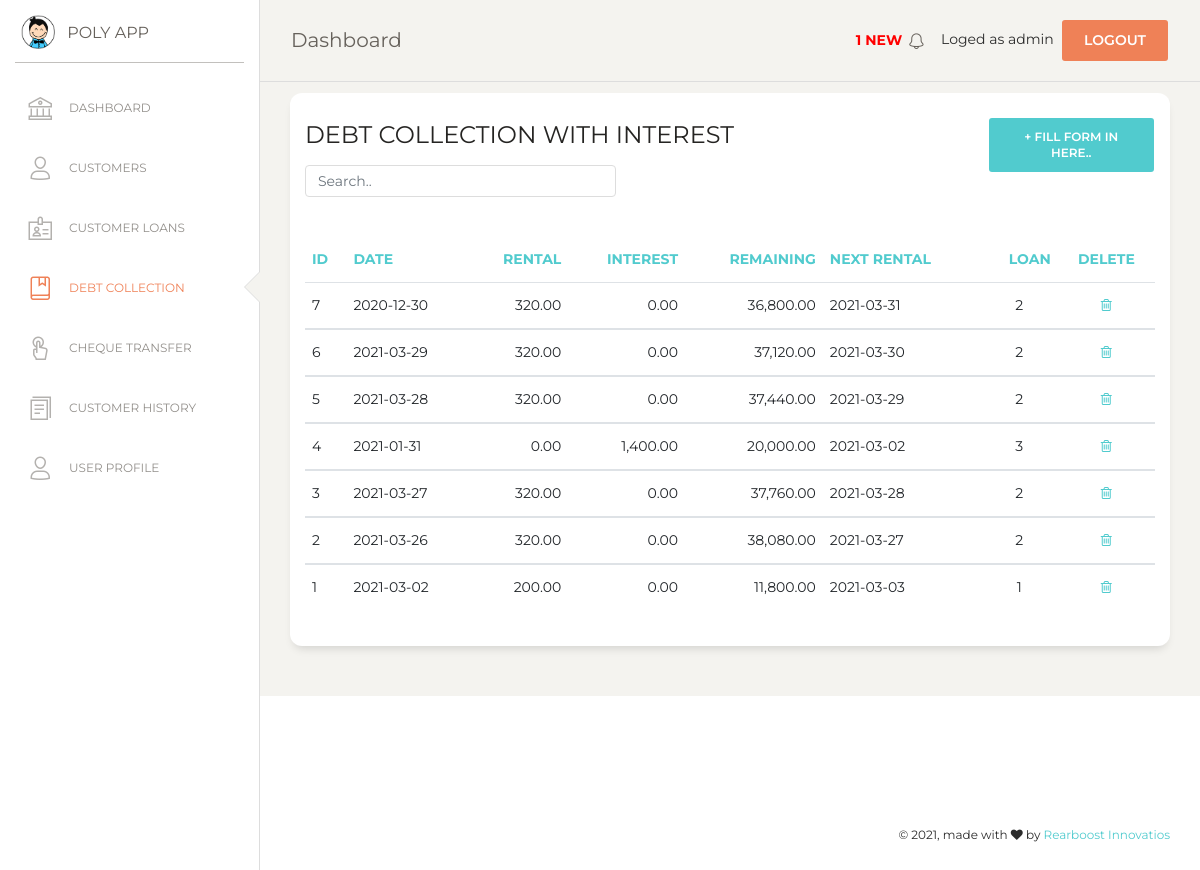
The page /debt_collection.php (signed in) on the database as committed earlier.
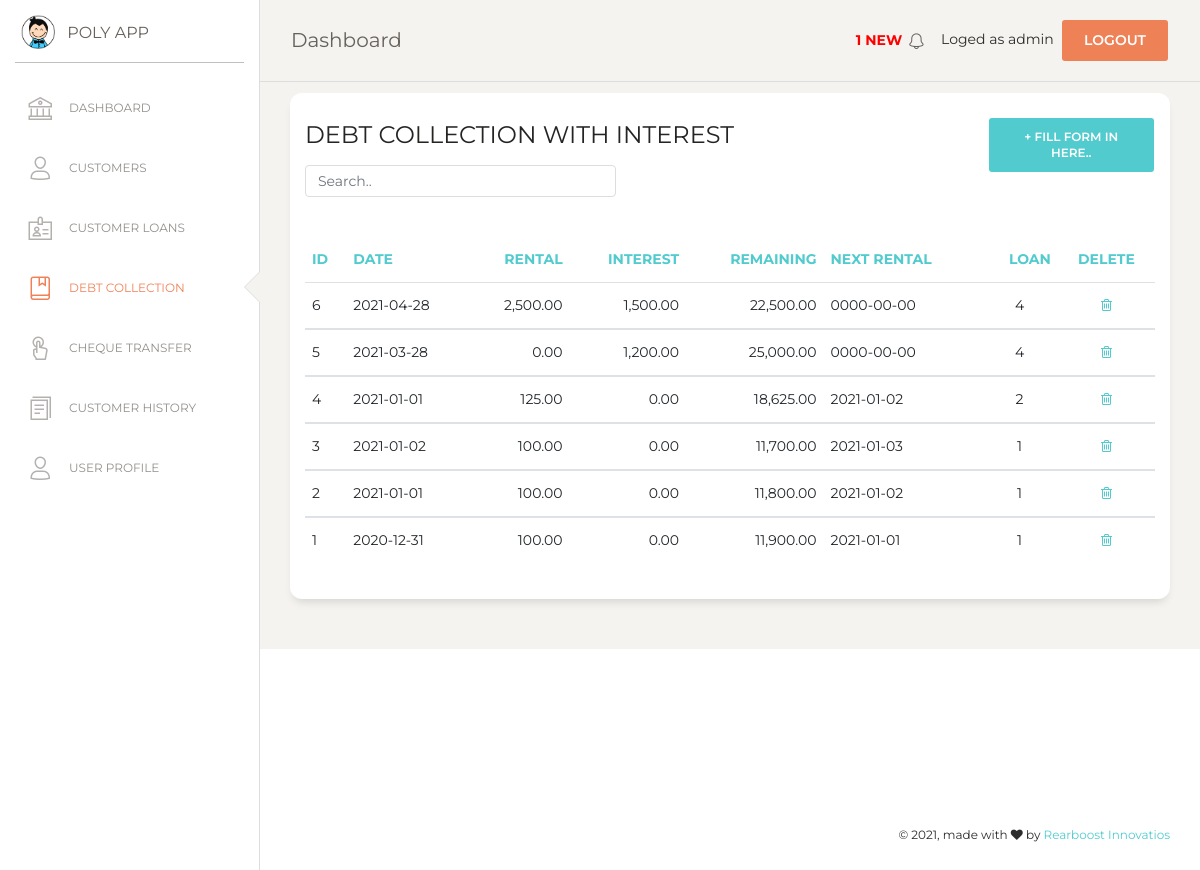
The same page on the database as committed later.
### tables this page shows
CREATE TABLE `loan_installement` (
  `id` int(7) NOT NULL,
  `li_date` date NOT NULL,
  `installement_amt` double(10,2) NOT NULL,
  `interest_amt` double(10,2) NOT NULL,
  `remaining_amt` double(10,2) NOT NULL,
  `remain_int` double(10,2) NOT NULL,
  `loan_no` int(7) NOT NULL,
  `next_idate` varchar(30) NOT NULL DEFAULT '0000-00-00'
);

### debt_collection.php (the view, shortened to what this page needs)
<?php
if (!isset($_SESSION['loged_user'])) {
    header('location: login.php');
}else {
$con = mysqli_connect(DB_HOSTNAME,DB_USERNAME,DB_PASSWORD);
mysqli_select_db($con,DB_NAME);
?>
<!DOCTYPE html>
<html lang="en">
<?php  include('./include/head.php');   ?>
<body class="">
  <div class="wrapper ">
    <?php include("include/sidebar.php"); ?>
    <div class="main-panel">
      <?php include('include/nav.php');  ?>
      <div class="content">
      <div class="row">
          <div class="col-md-12">
            <div class="card">
              <div class="row">
              <div class="col-md-9">
              <div class="card-header">
                <h4 class="card-title"> DEBT COLLECTION WITH INTEREST</h4>
                <input class="form-control myInput" id="myInput" type="text" placeholder="Search..">
              </div>
              </div>
              <div class="col-md-3">
                <div class="card-header">
                  <button type="button" class="btn btn-primary add-btn" data-toggle="modal" data-target="#Form1">+ Fill Form in here..
                  </button>
                </div>
              </div>
              </div>
              <div class="card-body">
            </div>
              <div class="card-body">
                <div class="table-responsive">
                  <table class="table" id="myTable">
                  	<thead class="text-primary">
                  	  <th>                    ID 				  </th>
                      <th>                    Date        </th>
                      <th class="text-right"> Rental 	    </th>
                      <th class="text-right"> Interest 		</th>
                      <th class="text-right"> Remaining 	</th>
                      <th>                    NEXT Rental </th>
                      <th class="text-right"> Loan   			</th>
                      <th class="text-center">Delete 			</th>
                    </thead>
                    <tbody>
                      <?php
                      $sql="SELECT * FROM loan_installement ORDER BY id DESC";
                      $result = mysqli_query($con,$sql);
                      $numRows = mysqli_num_rows($result);
                      if($numRows > 0) {
                        while($row = mysqli_fetch_assoc($result)) {
                        	?>
                            <tr>
                            <td>
                              <?php echo $row['id']  ?>
                            </td>
                            <td>
                              <?php echo $row['li_date']  ?>
                            </td>
                            <td class="text-right">
                              <?php echo number_format($row['installement_amt'],2,'.',',')  ?>
                            </td>
                            <td class="text-right">
                              <?php echo number_format($row['interest_amt'],2,'.',',') ?>
                            </td>
                            <td class="text-right">
                              <?php echo number_format($row['remaining_amt'],2,'.',',') ?>
                            </td>
                            <td><?php echo $row['next_idate']  ?> </td>
                            <td class="text-center">
                              <?php echo $row['loan_no']  ?>
                            </td>
                          	<td class="text-center">
                            	<a href="#" onclick="confirmation('event','<?php echo $row['id']; ?>')" name="delete">
                            	<i class="fa fa-trash-o" aria-hidden="true"></i></a>
                          	</td>
                           </tr>
                           </tbody>
                     <?php
                        }
                      }
                     ?>
                  </table>
                </div>
              </div>
              </div>
              </div>
            </div>
          </div>
          </div>
        </div>
       <?php include('include/footer.php');  ?>
</body>
</html>
<?php
}
?>

Rows that differ between the two databases and show on the page:
removed loan_installement: id "7", li_date "2020-12-30", installement_amt "320.00", interest_amt "0.00", remaining_amt "36,800.00", next_idate "2021-03-31", loan_no "2"
changed loan_installement id 6: li_date "2021-03-29" → "2021-04-28"; installement_amt "320.00" → "2,500.00"; interest_amt "0.00" → "1,500.00"; remaining_amt "37,120.00" → "22,500.00"; next_idate "2021-03-30" → "0000-00-00"; loan_no "2" → "4"
changed loan_installement id 5: installement_amt "320.00" → "0.00"; interest_amt "0.00" → "1,200.00"; remaining_amt "37,440.00" → "25,000.00"; next_idate "2021-03-29" → "0000-00-00"; loan_no "2" → "4"
changed loan_installement id 4: li_date "2021-01-31" → "2021-01-01"; installement_amt "0.00" → "125.00"; interest_amt "1,400.00" → "0.00"; remaining_amt "20,000.00" → "18,625.00"; next_idate "2021-03-02" → "2021-01-02"; loan_no "3" → "2"
changed loan_installement id 3: li_date "2021-03-27" → "2021-01-02"; installement_amt "320.00" → "100.00"; remaining_amt "37,760.00" → "11,700.00"; next_idate "2021-03-28" → "2021-01-03"; loan_no "2" → "1"
changed loan_installement id 2: li_date "2021-03-26" → "2021-01-01"; installement_amt "320.00" → "100.00"; remaining_amt "38,080.00" → "11,800.00"; next_idate "2021-03-27" → "2021-01-02"; loan_no "2" → "1"
changed loan_installement id 1: li_date "2021-03-02" → "2020-12-31"; installement_amt "200.00" → "100.00"; remaining_amt "11,800.00" → "11,900.00"; next_idate "2021-03-03" → "2021-01-01"
